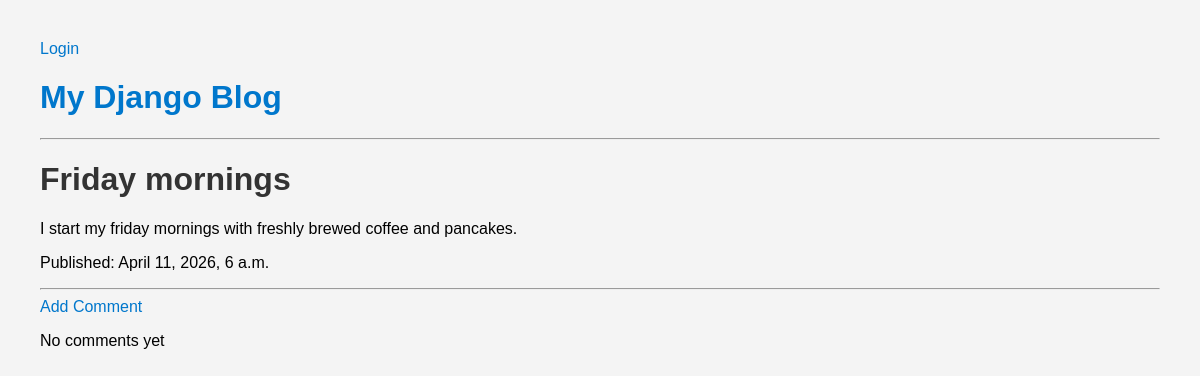
/post/1/, run on an earlier commit of the app's database.
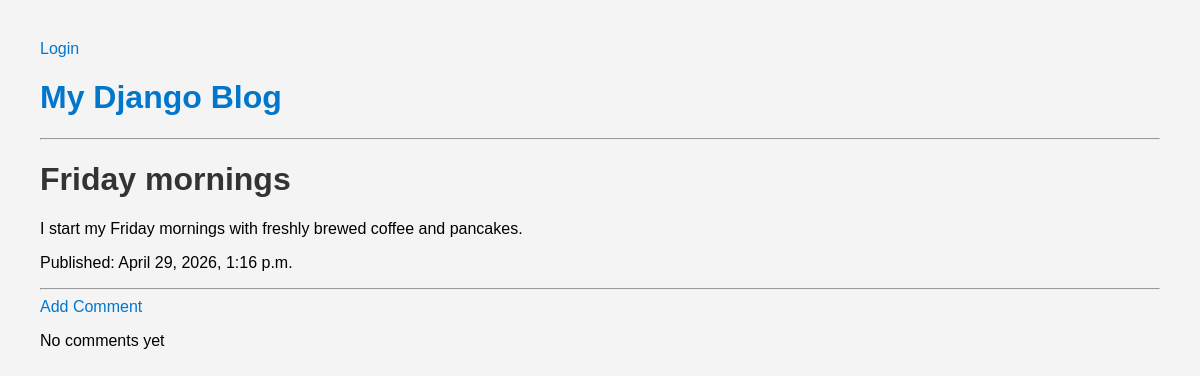
And on a later commit of the database.
### blog/models.py (models this page shows, shortened)
class Post(models.Model):
    author = models.ForeignKey(settings.AUTH_USER_MODEL, on_delete=models.CASCADE)
    title = models.CharField(max_length=200)
    text = models.TextField()
    created_date = models.DateTimeField(default=timezone.now)
    published_date = models.DateTimeField(blank=True, null=True)

### blog/views.py (the view)
# urls.py: path('post/<int:pk>/', views.post_detail, name='post_detail'),
def post_detail(request, pk):
    post = get_object_or_404(Post, pk=pk)
    return render(request, 'blog/post_detail.html', {'post': post})

### blog/templates/blog/post_detail.html (shortened to what this page needs)
{% extends 'blog/base.html' %}
{% block content %}
<h1>{{ post.title }}</h1>
<p>{{ post.text }}</p>
<p>Published: {{ post.published_date }}</p>
<hr>
<a href="{% url 'add_comment_to_post' pk=post.pk %}">
    Add Comment
</a>
{% for comment in post.comments.all %}
    <div class="comment">
        <div class="date">{{ comment.created_date }}</div>
        <strong>{{ comment.author }}</strong>
        <p>{{ comment.text }}</p>
    </div>
{% empty %}
    <p>No comments yet</p>
{% endfor %}
{% endblock %}

What changed in the data, as far as the page shows it:
changed Post "Friday mornings": text "I start my friday mornings with freshly brewed coffee and pancakes." → "I start my Friday mornings with freshly brewed coffee and pancakes."; published_date "April 11, 2026, 6 a.m." → "April 29, 2026, 1:16 p.m."
